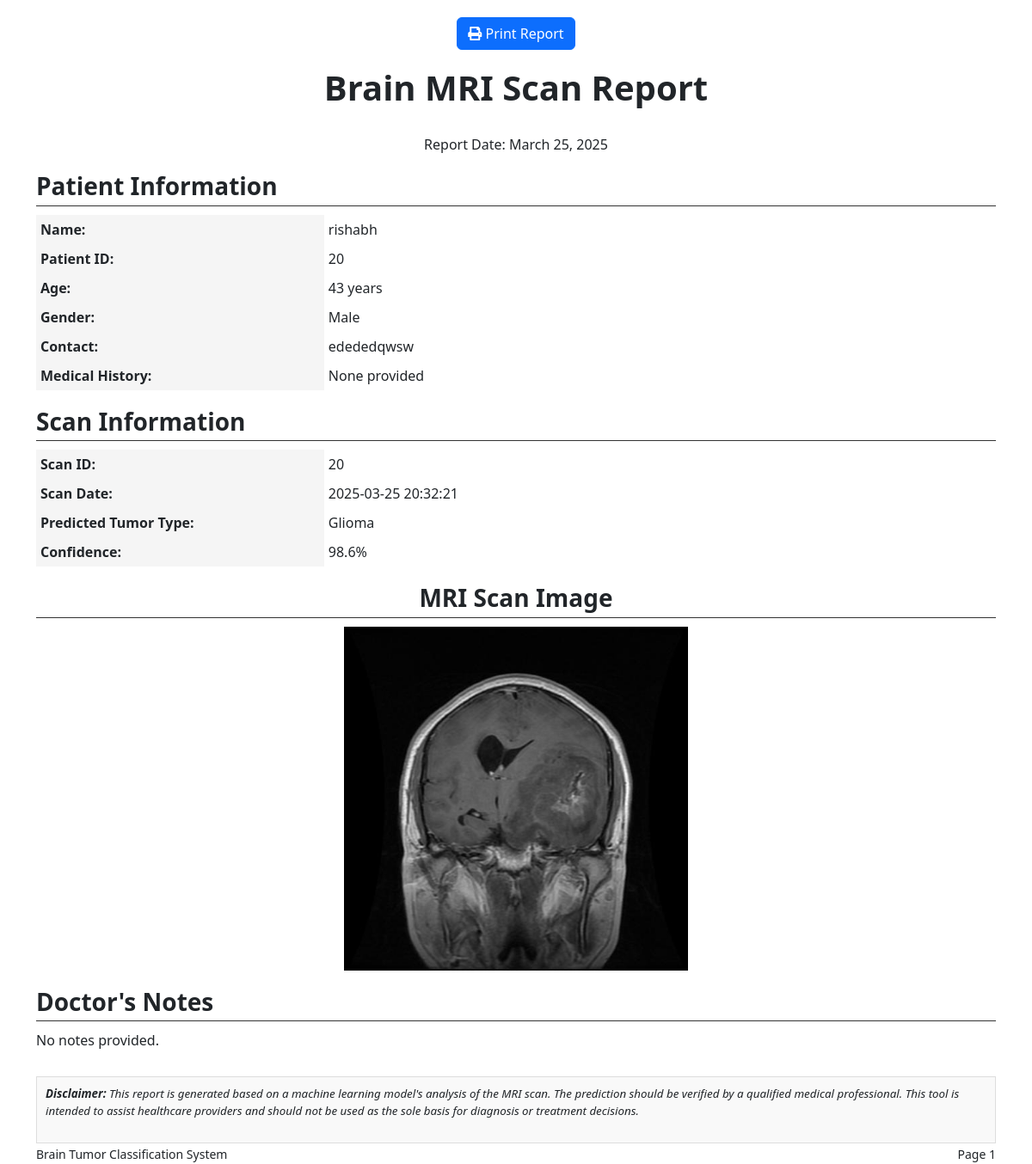
The page /scans/20/print_report on the database its author committed.
### tables this page shows
CREATE TABLE patients (
            id INTEGER PRIMARY KEY AUTOINCREMENT,
            name TEXT NOT NULL,
            age INTEGER NOT NULL,
            gender TEXT NOT NULL,
            contact TEXT,
            email TEXT,
            address TEXT,
            medical_history TEXT,
            created_at TIMESTAMP DEFAULT CURRENT_TIMESTAMP
        );

CREATE TABLE scans (
            id INTEGER PRIMARY KEY AUTOINCREMENT,
            patient_id INTEGER NOT NULL,
            scan_date TIMESTAMP DEFAULT CURRENT_TIMESTAMP,
            image_path TEXT NOT NULL,
            tumor_type TEXT,
            confidence REAL,
            doctor_notes TEXT,
            additional_info TEXT,
            FOREIGN KEY (patient_id) REFERENCES patients (id)
        );

### app.py (the view)
@app.route('/scans/<int:scan_id>/print_report')
def print_report(scan_id):
    if not patient_module_loaded or not report_generator_loaded:
        flash("Report generation is not available.")
        return redirect(url_for('patients'))
    scan = get_scan(scan_id)
    if not scan:
        flash("Scan not found.")
        return redirect(url_for('patients'))
    patient = get_patient(scan['patient_id'])
    if not patient:
        flash("Patient not found.")
        return redirect(url_for('patients'))
    tumor_info = None
    if tumor_info_loaded and scan['tumor_type']:
        tumor_info = get_tumor_info(scan['tumor_type'])
    return render_template('print_report.html',
                          patient=patient,
                          scan=scan,
                          tumor_info=tumor_info,
                          now=datetime.now())

### app.py (called while the page is built)
@app.context_processor
def utility_functions():
    def path_exists(path):
        return os.path.exists(path)
    return dict(path_exists=path_exists)

### app/models/patient.py (called while the page is built)
def get_patient(patient_id):
    conn = None
    try:
        conn = sqlite3.connect(DB_PATH)
        conn.row_factory = sqlite3.Row
        cursor = conn.cursor()
        cursor.execute('SELECT * FROM patients WHERE id = ?', (patient_id,))
        patient = cursor.fetchone()
        if patient:
            return dict(patient)
        return None
    except Exception as e:
        logger.error(f"Error retrieving patient {patient_id}: {e}")
        return None
    finally:
        if conn:
            conn.close()

def get_scan(scan_id):
    conn = None
    try:
        conn = sqlite3.connect(DB_PATH)
        conn.row_factory = sqlite3.Row
        cursor = conn.cursor()
        cursor.execute('SELECT * FROM scans WHERE id = ?', (scan_id,))
        scan = cursor.fetchone()
        if scan:
            return dict(scan)
        return None
    except Exception as e:
        logger.error(f"Error retrieving scan {scan_id}: {e}")
        return None
    finally:
        if conn:
            conn.close()

### app/templates/print_report.html (shortened to what this page needs)
<!DOCTYPE html>
<html lang="en">
<head>
    <link rel="stylesheet" href="{{ url_for('static', filename='css/bootstrap.min.css') }}">
    <link rel="stylesheet" href="https://cdnjs.cloudflare.com/ajax/libs/font-awesome/5.15.4/css/all.min.css">
</head>
<body>
    <div class="container">
        <div class="print-button no-print text-center">
            <button class="btn btn-primary" onclick="window.print()">
                <i class="fa fa-print"></i> Print Report
            </button>
        </div>
        <div class="report-header">
            <h1 class="report-title">Brain MRI Scan Report</h1>
            <p>Report Date: {{ now.strftime("%B %d, %Y") }}</p>
        </div>
        <div class="content">
            <div class="report-section">
                <h3 class="section-title">Patient Information</h3>
                <table class="patient-info-table">
                    <tr>
                        <th>Name:</th>
                        <td>{{ patient.name }}</td>
                    </tr>
                    <tr>
                        <th>Patient ID:</th>
                        <td>{{ patient.id }}</td>
                    </tr>
                    <tr>
                        <th>Age:</th>
                        <td>{{ patient.age }} years</td>
                    </tr>
                    <tr>
                        <th>Gender:</th>
                        <td>{{ patient.gender }}</td>
                    </tr>
                    <tr>
                        <th>Contact:</th>
                        <td>{{ patient.contact }}</td>
                    </tr>
                    <tr>
                        <th>Medical History:</th>
                        <td>{{ patient.medical_history or 'None provided' }}</td>
                    </tr>
                </table>
            </div>
            <div class="report-section">
                <h3 class="section-title">Scan Information</h3>
                <table class="scan-info-table">
                    <tr>
                        <th>Scan ID:</th>
                        <td>{{ scan.id }}</td>
                    </tr>
                    <tr>
                        <th>Scan Date:</th>
                        <td>
                            {% if scan.scan_date is defined %}
                                {% if scan.scan_date is string %}
                                    {{ scan.scan_date }}
                                {% else %}
                                    {{ scan.scan_date.strftime('%Y-%m-%d %H:%M') }}
                                {% endif %}
                            {% elif scan.date is defined %}
                                {% if scan.date is string %}
                                    {{ scan.date }}
                                {% else %}
                                    {{ scan.date.strftime('%Y-%m-%d %H:%M') if scan.date else 'Unknown date' }}
                                {% endif %}
                            {% else %}
                                Date not available
                            {% endif %}
                        </td>
                    </tr>
                    <tr>
                        <th>Predicted Tumor Type:</th>
                        <td>{{ scan.tumor_type|title|replace('_', ' ') }}</td>
                    </tr>
                    <tr>
                        <th>Confidence:</th>
                        <td>{{ "%.1f"|format(scan.confidence * 100) }}%</td>
                    </tr>
                </table>
            </div>
            <div class="scan-image">
                <h3 class="section-title">MRI Scan Image</h3>
                <img src="{{ url_for('static', filename=scan.image_path, _external=True) }}" alt="MRI Scan">
            </div>
            <div class="report-section">
                <h3 class="section-title">Doctor's Notes</h3>
                <p>{{ scan.doctor_notes or 'No notes provided.' }}</p>
            </div>
            <div class="disclaimer">
                <p><strong>Disclaimer:</strong> This report is generated based on a machine learning model's analysis of the MRI scan.
                The prediction should be verified by a qualified medical professional. This tool is intended to assist
                healthcare providers and should not be used as the sole basis for diagnosis or treatment decisions.</p>
            </div>
        </div>
        <div class="footer">
            <div class="row">
                <div class="col-6">
                    <small>Brain Tumor Classification System</small>
                </div>
                <div class="col-6 text-end">
                    <small>Page 1</small>
                </div>
            </div>
        </div>
    </div>
</body>
</html>

### app/templates/print_report.html (style rules this page uses)
.report-header { text-align: center; margin-bottom: 20px; }
.report-section { margin-bottom: 20px; }
.report-title { text-align: center; font-weight: bold; margin-bottom: 30px; }
.section-title { font-weight: bold; border-bottom: 1px solid #333; padding-bottom: 5px; margin-bottom: 10px; }
.patient-info-table, .scan-info-table { width: 100%; margin-bottom: 20px; }
.patient-info-table th, .scan-info-table th { width: 30%; text-align: left; padding: 5px; background-color: #f5f5f5; }
.patient-info-table td, .scan-info-table td { width: 70%; padding: 5px; }
.scan-image { text-align: center; margin: 20px 0; }
.scan-image img { max-width: 100%; max-height: 400px; }
.disclaimer { font-size: 10pt; font-style: italic; margin-top: 30px; padding: 10px; border: 1px solid #ddd; background-color: #f9f9f9; }
.print-button { margin: 20px 0; }

### rows shown on the page
patients: name "rishabh", id "20", age "43", gender "Male", contact "edededqwsw", medical_history "None provided"
scans: id "20", scan_date "2025-03-25 20:32:21", tumor_type "Glioma", scan.confidence*100 "98.6", image_path (picture), doctor_notes "No notes provided."
